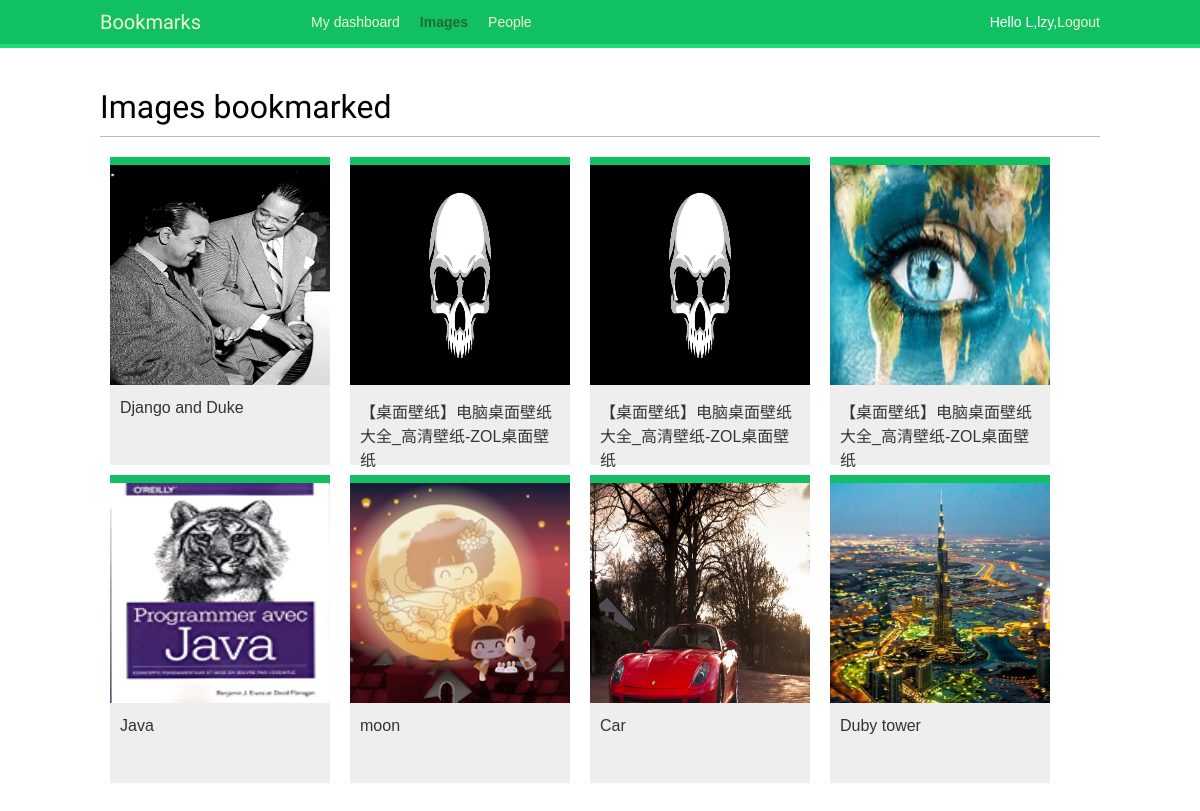
Page /images/ (signed in) on the earlier database version.
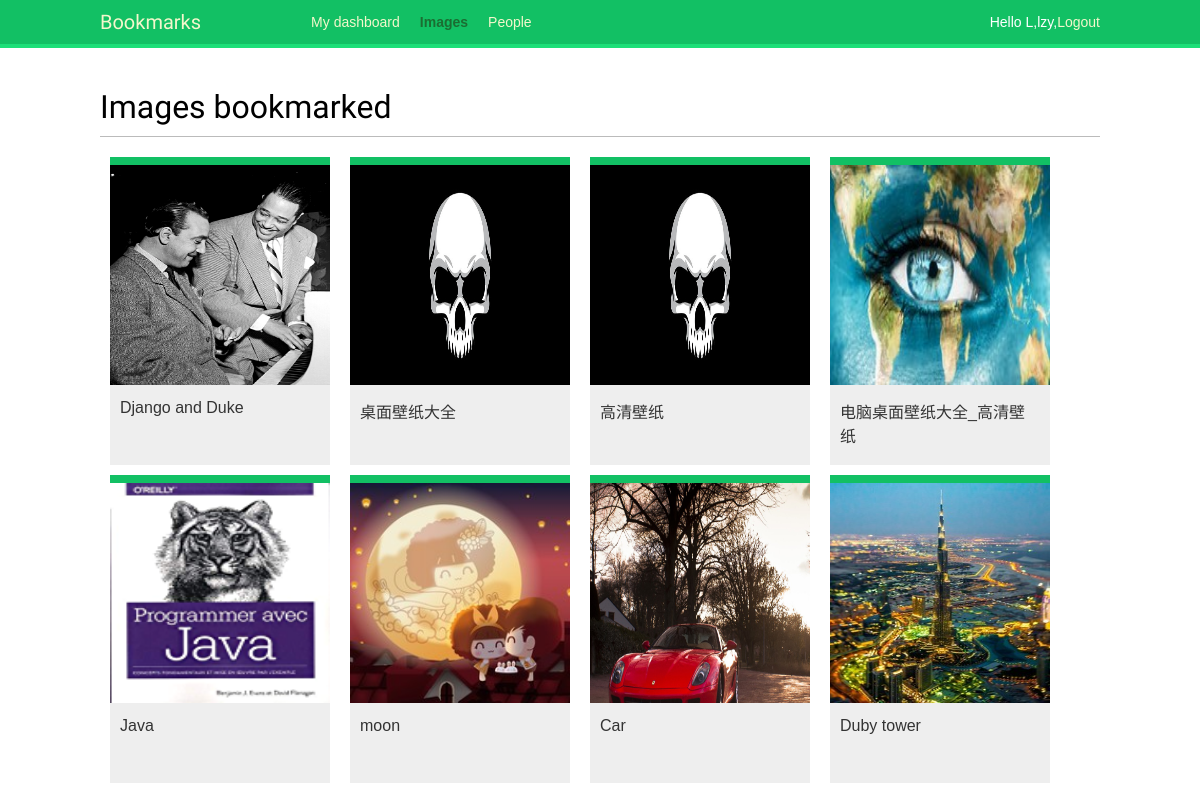
Same page on the later database version.
### images/models.py (models this page shows, shortened)
class Image(models.Model):
    user = models.ForeignKey(settings.AUTH_USER_MODEL, related_name='images_created', on_delete=models.CASCADE)
    title = models.CharField(max_length=200)
    slug = models.SlugField(max_length=200, blank=True)
    url = models.URLField()
    image = models.ImageField(upload_to='images/%Y/%m/%d')
    description = models.TextField(blank=True)
    created = models.DateField(auto_now_add=True, db_index=True)
    users_like = models.ManyToManyField(settings.AUTH_USER_MODEL, related_name='images_liked', blank=True)
    total_likes = models.PositiveIntegerField(db_index=True, default=0)
    def get_absolute_url(self):
        return reverse('images:detail', args=[self.id, self.slug])

### images/views.py (the view)
# urls.py: path('', views.image_list, name='list'),
@login_required
def image_list(request):
    images = Image.objects.all().order_by('id')
    paginator = Paginator(images, 8)
    page = request.GET.get('page')
    try:
        images = paginator.page(page)
    except PageNotAnInteger:
        images = paginator.page(1)
    except EmptyPage:
        if request.is_ajax():
            return HttpResponse('')
        images = paginator.page(paginator.num_pages)
    if request.is_ajax():
        return render(request, 'images/image/list_ajax.html', {'section': 'images', 'images': images})
    return render(request, 'images/image/list.html', {'section': 'images', 'images': images})

### images/templates/images/image/list.html (shortened to what this page needs)
{% extends 'base.html' %}
{% block content %}
<h1>Images bookmarked</h1>
<div id="image-list">
{% include 'images/image/list_ajax.html' %}
</div>
{% endblock %}

### images/templates/images/image/list_ajax.html
{% load thumbnail %}
{% for image in images %}
  <div class="image">
    <a href="{{ image.get_absolute_url }}">
      {% thumbnail image.image "300x300" crop="100%" as im %}
        <a href="{{ image.get_absolute_url }}">
          <img src="{{ im.url }}">
        </a>
    {% endthumbnail %}
    </a>
    <div class="info">
      <a href="{{ image.get_absolute_url }}" class="title">
        {{ image.title }}
      </a>
    </div>
  </div>
{% endfor %}

Differences in the rows shown:
changed Image: title "【桌面壁纸】电脑桌面壁纸大全_高清壁纸-ZOL桌面壁纸" → "桌面壁纸大全"
changed Image: title "【桌面壁纸】电脑桌面壁纸大全_高清壁纸-ZOL桌面壁纸" → "高清壁纸"
changed Image: title "【桌面壁纸】电脑桌面壁纸大全_高清壁纸-ZOL桌面壁纸" → "电脑桌面壁纸大全_高清壁纸"
